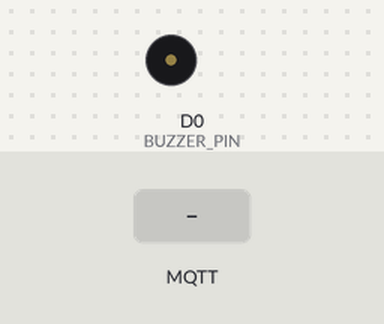
This sketch was run on a simulated ESP8266 (NodeMCU). On the bench: buzzer (waves = sounding, pin HIGH). The inputs (shaded band) are chosen by the test bench. WiFi joins after 1.5 s; servers stay silent unless stated; no MQTT or app messages arrive unless stated; what the sketch prints to the serial monitor is not drawn.

Above: at 2.8 s.
2.9 s: MQTT message "ON" arrives on the first subscribed topic
At 5.7 s:
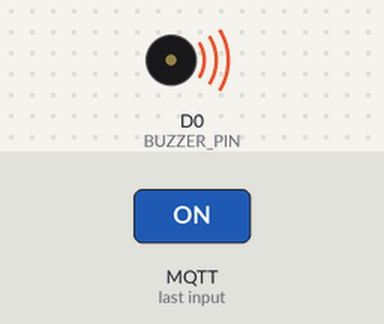
5.9 s: MQTT message "OFF" arrives on the first subscribed topic
At 7.1 s:
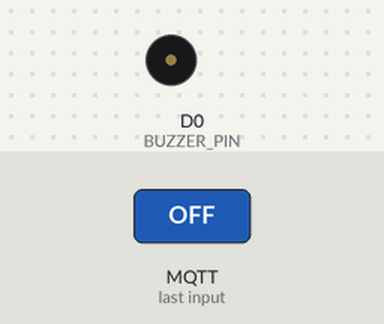
7.4 s: MQTT message "1" arrives on the first subscribed topic
At 8.3 s:
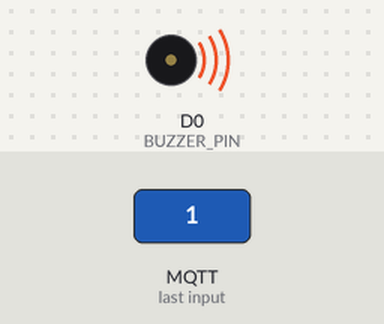
8.9 s: MQTT message "0" arrives on the first subscribed topic
At 9.3 s:
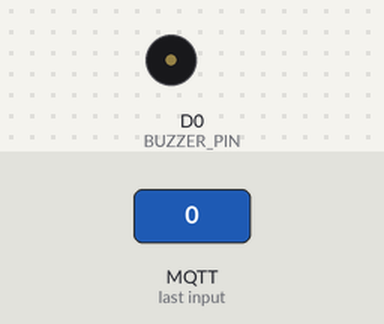
Timing chart, 0 to 11.4 s (numbered marks = the images above; inputs shaded):
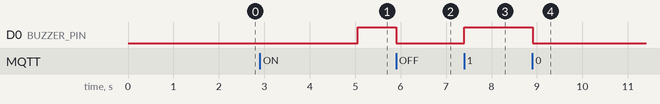

The sketch:

NodeMCU_Buzzer.ino
```cpp
#include <ESP8266WiFi.h>
#include <WiFiClientSecure.h> // Secure TLS connection library
#include <MQTT.h>             // Replaced PubSubClient to support QoS 1 publishing

// --- WIFI CONFIGURATION ---
const char *ssid = "SSID_WIFI";
const char *password = "PASSWORD_WIFI";

// --- DIGITAL TWIN IDENTIFIERS ---
const char* pet_id = "PUT YOUR PET ID AFTER THE CREATION ON WEB APP";

// --- HIVEMQ CLOUD COORDINATES (PRIVATE) ---
const char* mqtt_server = "MQTT SERVER ADDRESS";
const int mqtt_port = 8883;
const char* mqtt_user = "MQTT USERNAME";
const char* mqtt_password = "MQTT PASSWORD";

// --- MQTT TOPICS ---
const char* topic_sub_buzzer = "home/sound";
// LWT status topic dynamically generated using the unique pet_id
String topic_lwt_status = String("home/") + pet_id + "/state";

#define BUZZER_PIN D0

// --- GLOBAL VARIABLES ---
WiFiClientSecure espClient;
MQTTClient mqttClient(256); // Buffer size for MQTT payloads

unsigned long lastMqttAttempt = 0;

// --- FUNCTION DECLARATIONS ---
void connectWiFi();
void attemptMqttReconnection();
void mqttCallback(String &topic, String &payload);

void setup() {
  Serial.begin(115200);
  pinMode(BUZZER_PIN, OUTPUT);
  digitalWrite(BUZZER_PIN, LOW); // Ensure it starts turned off

  Serial.println("\n[STATUS] Starting NodeMCU Buzzer MQTT (TLS/SSL + QoS 1)...");

  WiFi.mode(WIFI_STA);
  connectWiFi();

  mqttClient.begin(mqtt_server, mqtt_port, espClient);
  mqttClient.onMessage(mqttCallback);
}

void loop() {
  // Check and maintain network connections
  if (WiFi.status() != WL_CONNECTED) {
    connectWiFi();
    return;
  }

  // Check and maintain MQTT connection
  if (!mqttClient.connected()) {
    attemptMqttReconnection();
    return;
  }

  // Process incoming messages
  mqttClient.loop();
}

// --- NETWORK AND MQTT LOGIC ---

void connectWiFi() {
  if (WiFi.status() == WL_CONNECTED) return;

  Serial.print("\nConnecting to WiFi: ");
  Serial.print(ssid);

  WiFi.disconnect();
  delay(100);
  WiFi.begin(ssid, password);

  int attempts = 0;
  while (WiFi.status() != WL_CONNECTED && attempts < 20) {
    delay(500);
    Serial.print(".");
    attempts++;
  }

  if (WiFi.status() == WL_CONNECTED) {
    Serial.println("\nWiFi Connected!");

    // REQUIRED FOR HIVE MQ CLOUD:
    // Instructs the microcontroller to accept the server's SSL certificate without validation.
    espClient.setInsecure();
  } else {
    Serial.println("\nWiFi Timeout. Retrying on next cycle...");
  }
}

void attemptMqttReconnection() {
  if (millis() - lastMqttAttempt > 5000) {
    lastMqttAttempt = millis();
    Serial.print("[STATUS] Attempting MQTT (TLS) connection...");

    // Setup Last Will and Testament (LWT) BEFORE connecting
    // QoS = 1, Retained = true
    mqttClient.setWill(topic_lwt_status.c_str(), "OFFLINE", true, 1);

    // Attempt connection with Authentication (User/Pass)
    if (mqttClient.connect("NodeMCU-Buzzer-Client", mqtt_user, mqtt_password)) {
      Serial.println("Securely connected!");

      // Publish the ONLINE status with the retained flag set to true (QoS 1)
      mqttClient.publish(topic_lwt_status.c_str(), "ONLINE", true, 1);

      // Subscribe to the server command topic with QoS 1
      mqttClient.subscribe(topic_sub_buzzer, 1);
      Serial.printf("[STATUS] Subscribed to topic: %s\n", topic_sub_buzzer);
    } else {
      Serial.print("Failed, return code = ");
      Serial.println(mqttClient.returnCode());
    }
  }
}

void mqttCallback(String &topic, String &payload) {
  Serial.printf("[STATUS] Message received on topic: %s\n", topic.c_str());

  if (topic == String(topic_sub_buzzer)) {
    if (payload == "ON" || payload == "1") {
      Serial.println("[BUZZER] DOG DETECTED IN FORBIDDEN ROOM! Continuous Buzzer activated!");
      digitalWrite(BUZZER_PIN, HIGH); // Turn the buzzer on and leave it on
    }
    else if (payload == "OFF" || payload == "0") {
      Serial.println("[BUZZER] DOG LEFT. Buzzer deactivated.");
      digitalWrite(BUZZER_PIN, LOW);  // Turn the buzzer off
    }
  }
}
```

Measured:
- after the input at 2.9 s, D0 (BUZZER_PIN): LOW → HIGH after 2.2 s
- after the input at 5.9 s, D0 (BUZZER_PIN): HIGH → LOW at once
- after the input at 7.4 s, D0 (BUZZER_PIN): LOW → HIGH at once
- after the input at 8.9 s, D0 (BUZZER_PIN): HIGH → LOW at once
